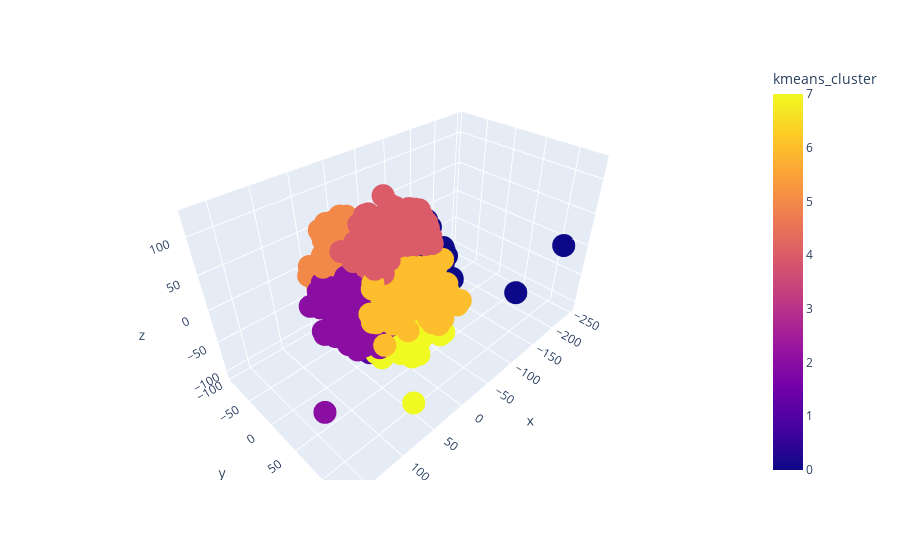

Write notebook code for a chart like this one.
### Code cell
import plotly.graph_objects as go
import plotly.express as px
import pandas as pd

df = pd.read_csv("data/tsne_vectors_3d_input_text_only.csv")

fig = px.scatter_3d(
    df,
    x='x',
    y='y',
    z='z',
    color="kmeans_cluster",
    hover_data=["short_input_texts", "short_bot_texts","intent","short_entities","action_1"],
    )

fig.show()

x = 0

### Figure 1 — Plotly figure (JSON) as saved in the notebook; plotly's stock layout.template omitted (floating-point values rounded to 4 significant figures; data arrays with more than 128 entries replaced by an {"elided": "..."} marker saying what was removed)
{"data": [{"customdata": {"elided": "655x5 str values"}, "hovertemplate": "x=%{x}<br>y=%{y}<br>z=%{z}<br>short_input_texts=%{customdata[0]}<br>short_bot_texts=%{customdata[1]}<br>intent=%{customdata[2]}<br>short_entities=%{customdata[3]}<br>action_1=%{customdata[4]}<br>kmeans_cluster=%{marker.color}<extra></extra>", "legendgroup": "", "marker": {"color": {"elided": "655 int values"}, "coloraxis": "coloraxis", "symbol": "circle"}, "mode": "markers", "name": "", "scene": "scene", "showlegend": false, "type": "scatter3d", "x": {"elided": "655 float values"}, "y": {"elided": "655 float values"}, "z": {"elided": "655 float values"}}], "layout": {"coloraxis": {"colorbar": {"title": {"text": "kmeans_cluster"}}, "colorscale": [[0, "#0d0887"], [0.1111, "#46039f"], [0.2222, "#7201a8"], [0.3333, "#9c179e"], [0.4444, "#bd3786"], [0.5556, "#d8576b"], [0.6667, "#ed7953"], [0.7778, "#fb9f3a"], [0.8889, "#fdca26"], [1, "#f0f921"]]}, "legend": {"tracegroupgap": 0}, "margin": {"t": 60}, "scene": {"domain": {"x": [0, 1], "y": [0, 1]}, "xaxis": {"title": {"text": "x"}}, "yaxis": {"title": {"text": "y"}}, "zaxis": {"title": {"text": "z"}}}}}
